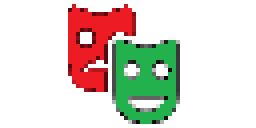
#> input picture images/devhealth.bmp, 64 x 32 px (shown 4 times larger)
$ python -i protomatter_dither.py   (imports and definitions only)
#> lines starting #> are read from the running program, lines starting #| are printed output that depends on the picture
"""
This script modifies one or more images to provide gamma correciton
and error-diffusion dithering so they'll look a little better with the
Protomatter matrix library, which initially does not support gamma
correction on its own.

Requires PIL/Pillow

Syntax is:
python protomatter_dither.py X file1, file2, file3, ...

X is an optional argument -- if it's 8, images are output as 8-bit color-
paletted BMPs, otherwise 24-bit BMPs are output.

Input files can be images in any format that PIL/Pillow supports -- PNG,
JPEG, BMP and so forth. Output is always BMP (8- or 24-bit as described
above). Output filenames will have '-processed' appended, e.g. for input
foo.jpg, output will be foo-processed.bmp (and any existing file with
that name will be clobbered).

There's probably a better way to do this with ImageMagick, just sayin'.
"""

import math
import sys
from PIL import Image

GAMMA = 2.6

def process(img: Image, output_8_bit=False, passthrough=None) -> Image:
    """Given a color image filename, load image and apply gamma correction
       and error-diffusion dithering while quantizing to 565 color
       resolution. If output_8_bit is True, image is reduced to 8-bit
       paletted mode after quantization/dithering. If passthrough (a list
       of 3-tuple RGB values) is provided, dithering won't be applied to
       colors in the provided list, they'll be quantized only (allows areas
       of the image to remain clean and dither-free). Writes a BMP file
       with the same name plus '-processed' and .BMP extension.
    """
    err_next_pixel = (0, 0, 0) # Error diffused to the right
    err_next_row = [(0, 0, 0) for _ in range(img.size[0])] # " diffused down
    for row in range(img.size[1]):
        for column in range(img.size[0]):
            pixel = img.getpixel((column, row))
            want = (math.pow(pixel[0] / 255.0, GAMMA) * 31.0, # Gamma and
                    math.pow(pixel[1] / 255.0, GAMMA) * 63.0, # quantize
                    math.pow(pixel[2] / 255.0, GAMMA) * 31.0) # to 565 res
            if pixel in passthrough: # In passthrough list?
                got = (pixel[0] >> 3, # Take color literally,
                       pixel[1] >> 2, # though quantized
                       pixel[2] >> 3)
            else:
                got = (min(max(int(err_next_pixel[0] * 0.5 +        # Diffuse
                                   err_next_row[column][0] * 0.25 + # from
                                   want[0] + 0.5), 0), 31),         # prior XY
                       min(max(int(err_next_pixel[1] * 0.5 +
                                   err_next_row[column][1] * 0.25 +
                                   want[1] + 0.5), 0), 63),
                       min(max(int(err_next_pixel[2] * 0.5 +
                                   err_next_row[column][2] * 0.25 +
                                   want[2] + 0.5), 0), 31))
            err_next_pixel = (want[0] - got[0],
                              want[1] - got[1],
                              want[2] - got[2])
            err_next_row[column] = err_next_pixel
            rgb565 = ((got[0] << 3) | (got[0] >> 2), # Quantized result
                      (got[1] << 2) | (got[1] >> 4), # after dither
                      (got[2] << 3) | (got[2] >> 2))
            img.putpixel((column, row), rgb565) # Put pixel back in image

    if output_8_bit:
        img = img.convert('P', palette=Image.ADAPTIVE)

    return img

# This is a set of color values where error diffusion dithering won't be
# applied (is still calculated for subsequent pixels, but not applied).
# Here it's set up for primary colors, so these always appear unfettered
# in output images.
PASSTHROUGH = ((0, 0, 0),
               (255, 0, 0),
               (255, 255, 0),
               (0, 255, 0),
               (0, 255, 255),
               (0, 0, 255),
               (255, 0, 255),
               (255, 255, 255))

REDUCE = False # Assume 24-bit BMP out unless otherwise specified

>>> import cv2
>>> picture = cv2.imread('images/devhealth.bmp', cv2.IMREAD_GRAYSCALE)
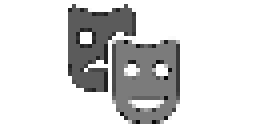
#> picture: shape (32, 64) (shown 4 times larger); min 4, max 255, mean 214.8
>>> result = process(picture)
#> (the run stopped early here; a loop or call above may not have finished)
